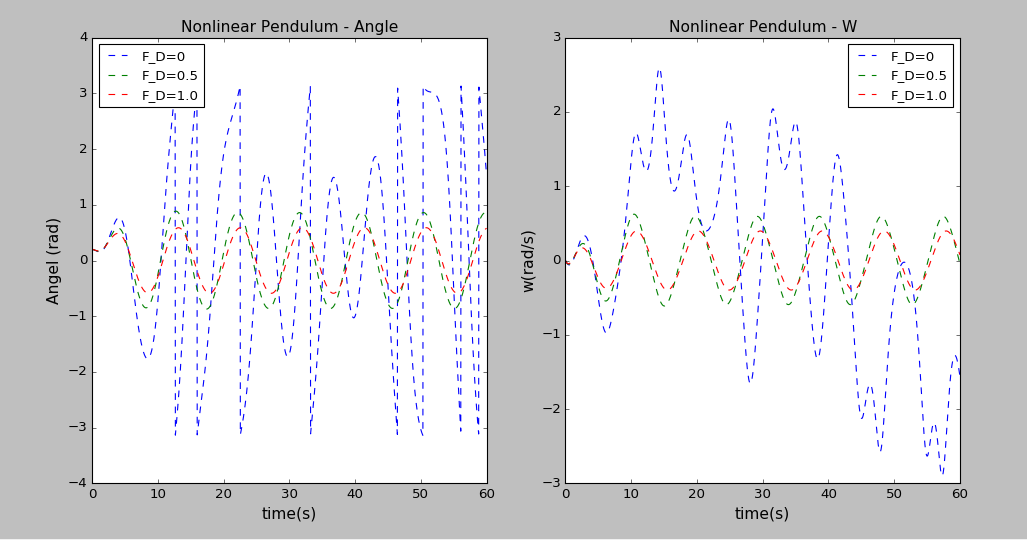

The Python source for this figure:
# -*- coding: utf-8 -*-
"""
Created on Fri Jun 17 16:28:52 2016

@author: thy
"""

import matplotlib.pyplot as plt
import numpy as np
import math
# class CROMER
class CROMER_1(object):
    def __init__(self, _theta0=0.2, _omg0=0.0, _t0=0.0, _l=9.8,_g=9.8, _dt=0.04, _time=60.0,_q=0.5,_OMG_D=2.0/3):
        self.theta, self.omg, self.t = [_theta0], [_omg0], [_t0]
        self.l, self.g, self.dt, self.time, self.n= _l, _g, _dt, _time, int(_time/_dt)
        self.OMG_D=_OMG_D
        self.F_D=[0.0,0.5,1.0]
        self.I=range(self.n)
        self.q=[0.0,0.5,1.0]
    def calculate(self):
        for i in self.I:
            self.omg.append(self.omg[i]+(-self.g/self.l*math.sin(self.theta[i])-self.q[0]*self.omg[i]+self.F_D[1]*math.sin(self.OMG_D*self.t[i]))*self.dt)
            self.theta.append(self.theta[i]+self.omg[i+1]*self.dt)
            if self.theta[i+1]<-math.pi:
               self.theta[i+1]=self.theta[i+1]+2*math.pi
            if self.theta[i+1]>math.pi:
               self.theta[i+1]=self.theta[i+1]-2*math.pi
            self.t.append(self.t[i]+self.dt)
    def plot_theta(self,_ax):
        _ax.plot(self.t, self.theta, '--',label='F_D=0')
    def plot_w(self,_ax):
        _ax.plot(self.t,self.omg,'--',label='F_D=0')
class CROMER_2(CROMER_1):
    def calculate(self):
        for i in self.I:
            self.omg.append(self.omg[i]+(-self.g/self.l*math.sin(self.theta[i])-self.q[1]*self.omg[i]+self.F_D[1]*math.sin(self.OMG_D*self.t[i]))*self.dt)
            self.theta.append(self.theta[i]+self.omg[i+1]*self.dt)
            if self.theta[i+1]<-math.pi:
               self.theta[i+1]=self.theta[i+1]+2*math.pi
            if self.theta[i+1]>math.pi:
               self.theta[i+1]=self.theta[i+1]-2*math.pi
            self.t.append(self.t[i]+self.dt)
    def plot_theta(self,_ax):
        _ax.plot(self.t, self.theta, '--',label='F_D=0.5')
    def plot_w(self,_ax):
        _ax.plot(self.t,self.omg,'--',label='F_D=0.5')
class CROMER_3(CROMER_1):
    def calculate(self):
        for i in self.I:
            self.omg.append(self.omg[i]+(-self.g/self.l*math.sin(self.theta[i])-self.q[2]*self.omg[i]+self.F_D[1]*math.sin(self.OMG_D*self.t[i]))*self.dt)
            self.theta.append(self.theta[i]+self.omg[i+1]*self.dt)
            if self.theta[i+1]<-math.pi:
               self.theta[i+1]=self.theta[i+1]+2*math.pi
            if self.theta[i+1]>math.pi:
               self.theta[i+1]=self.theta[i+1]-2*math.pi
            self.t.append(self.t[i]+self.dt)
    def plot_theta(self,_ax):
        _ax.plot(self.t, self.theta, '--',label='F_D=1.0')
    def plot_w(self,_ax):
        _ax.plot(self.t,self.omg,'--',label='F_D=1.0')
# plot :
# EULER CROMER METHOD are used
fig= plt.figure(figsize=(14,7))
ax1 = plt.subplot(121)
ax2 = plt.subplot(122)
comp= CROMER_1()
comp.calculate()
comp.plot_theta(ax1)
comp.plot_w(ax2)
comp=CROMER_2()
comp.calculate()
comp.plot_theta(ax1)
comp.plot_w(ax2)
comp=CROMER_3()
comp.calculate()
comp.plot_theta(ax1)
comp.plot_w(ax2)
ax1.set_title('Nonlinear Pendulum - Angle',fontsize=14)
ax2.set_title('Nonlinear Pendulum - W',fontsize=14)
ax1.set_xlabel('time(s)',fontsize=14)
ax1.set_ylabel('Angel (rad)',fontsize=14)
ax2.set_xlabel('time(s)',fontsize=14)
ax2.set_ylabel('w(rad/s)',fontsize=14)
ax1.legend(fontsize=12,loc='best')
ax2.legend(fontsize=12,loc='best')
plt.show(fig)
